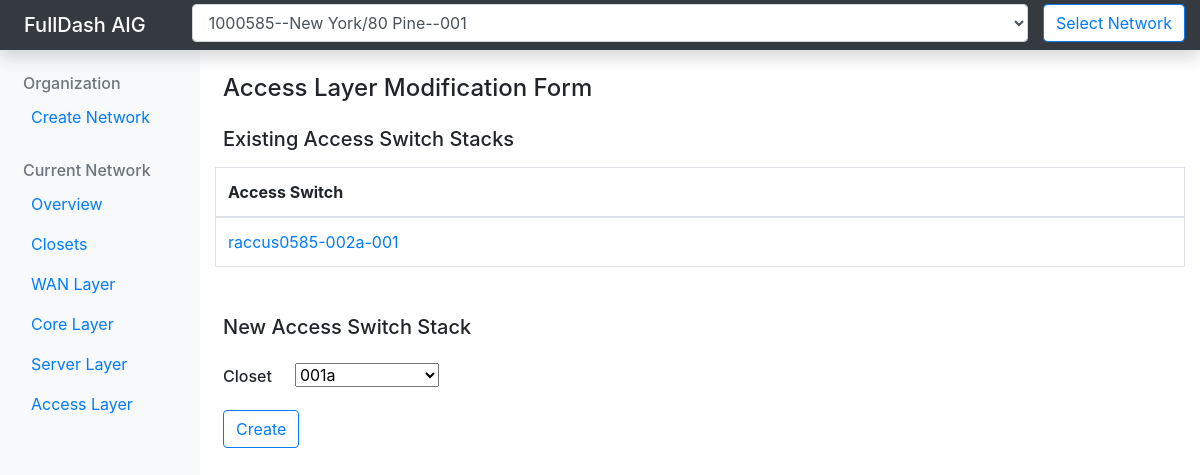
Page /fulldash/1/accesslisting/ on the earlier database version.
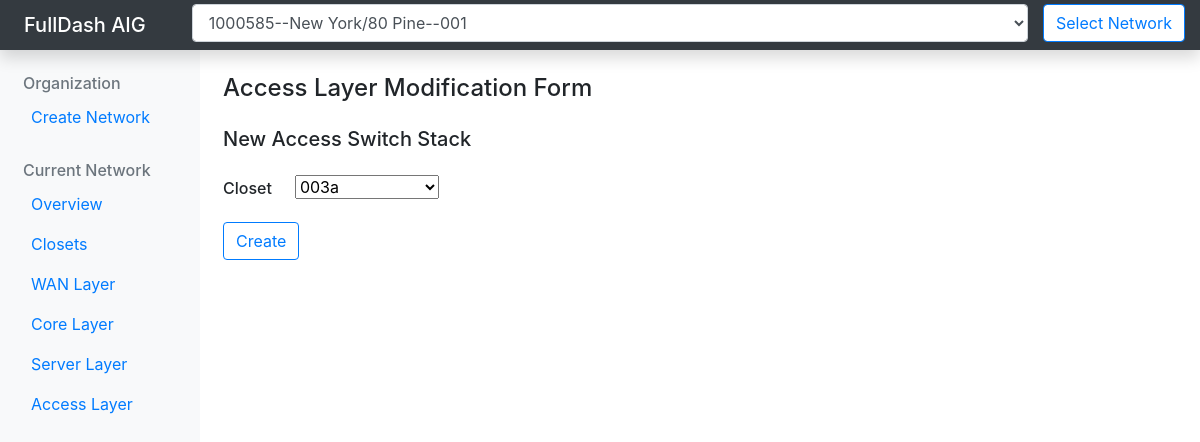
Same page on the later database version.
### access/models.py (models this page shows)
class AccessSwitch(models.Model):
    class AccessChoices(models.TextChoices):
        CATALYST_3850 = 'Catalyst 3850', _('Catalyst 3850')
        CATALYST_9300 = 'Catalyst 9300', _('Catalyst 9300')
    class MgigSwitchCountChoices(models.IntegerChoices):
        MSC_0 = 0, _('0')
        MSC_1 = 1, _('1')
        MSC_2 = 2, _('2')
        MSC_3 = 3, _('3')
        MSC_4 = 4, _('4')
        MSC_5 = 5, _('5')
        MSC_6 = 6, _('6')
        MSC_7 = 7, _('7')
        MSC_8 = 8, _('8')
    class SwitchCountChoices(models.IntegerChoices):
        SC_1 = 1, _('1')
        SC_2 = 2, _('2')
        SC_3 = 3, _('3')
        SC_4 = 4, _('4')
        SC_5 = 5, _('5')
        SC_6 = 6, _('6')
        SC_7 = 7, _('7')
        SC_8 = 8, _('8')
    hostname = models.CharField('Hostname', max_length=19)  # model_anchor
    stack_model = models.CharField(
        'Access Stack Model', choices=AccessChoices.choices, default=AccessChoices.CATALYST_9300, max_length=13, blank=True, null=True)  # greenfield_dynamic
    switch_count = models.IntegerField(
        'Total Switch#', choices=SwitchCountChoices.choices, blank=True, null=True)  # greenfield_dynamic
    mgig_count = models.IntegerField(
        'MGig Switch#', choices=MgigSwitchCountChoices.choices, blank=True, null=True)  # greenfield_dynamic
    loopback_ip = models.CharField(
        'Loopback IP', max_length=15, blank=True, null=True)  # brownfield_generated
    uplink_1_desc = models.CharField(
        'Uplink#1 Description', max_length=37, null=True)  # model_generated
    uplink_1_ip = models.CharField(
        'Uplink#1 IP', max_length=15, blank=True, null=True)  # brownfield_generated
    uplink_2_desc = models.CharField(
        'Uplink#2 Description', max_length=37, null=True)  # model_generated
    uplink_2_ip = models.CharField(
        'Uplink#2 IP', max_length=15, blank=True, null=True)  # brownfield_generated
    ap_count = models.IntegerField(
        'AP Count', blank=True, null=True)  # greenfield_dynamic
    closet = models.ForeignKey(
        Closet, on_delete=models.CASCADE)  # model_anchor

### access/views.py (the view, shortened to what this page needs)
def access_listing_view(request, *args, **kwargs):
    obj = type('', (object,), {})()
    template_name = 'access_listing.html'
    site_record = base_system.initialize_navbar(
        obj, request, kwargs['site_id'])
    if request.method == 'GET':
        closet_records = Closet.objects.filter(site=site_record)
        obj.access_switch_records = AccessSwitch.objects.filter(
            closet__in=closet_records)
        obj.form = AccessListingForm(site_record=site_record)
        return render(request, template_name, {'obj': obj})

### access/templates/access_listing.html
{% extends 'base.html' %}
{% block content %}
<h4 class='mt-4 mb-4 ml-2'>Access Layer Modification Form</h4>
{% if obj.access_switch_records %}
<h5 class='form-group mt-2 ml-2'>Existing Access Switch Stacks</h5>
<table class='table table-hover table-bordered mb-5'>
    <thead>
        <tr>
            <th scope='col'>Access Switch</th>
        </tr>
    </thead>
    <tbody>
        {% for access_switch_record in obj.access_switch_records %}
        <tr>
            <td>
                <a href='/fulldash/{{ obj.site_id }}/accessbrown/{{ access_switch_record.id }}'>
                    {{ access_switch_record.hostname }}
                </a>
            </td>
        </tr>
        {% endfor %}
    </tbody>
</table>
{% endif %}
<h5 class='form-group mt-2 ml-2'>New Access Switch Stack</h5>
<form class='mt-4' method='POST'>{% csrf_token %}
    <div class='row ml-2'>
        <h6 class='mt-1'>{{ obj.form.closet.label }}</h6>
        <div class='col ml-2'>
            {{ obj.form.closet }}
        </div>
    </div>
    <button type='submit' class='btn btn-outline-primary mt-3 ml-2'>Create</button>
</form>
{% endblock content %}

### templates/base.html (shortened to what this page needs)
<!DOCTYPE html>
<html>
<head>
  <link rel='stylesheet' href='https://stackpath.bootstrapcdn.com/bootstrap/4.4.1/css/bootstrap.min.css'
>
  <link rel="stylesheet" type="text/css"
    href="https://cdnjs.cloudflare.com/ajax/libs/bootstrap-select/1.13.1/css/bootstrap-select.min.css">
</head>
<body>
  {% include 'navbar.html' %}
  <div class='col-10'>
    {% block content %}{% endblock content %}
  </div>
  </div>
  </div>
</body>
</html>

### templates/navbar.html
<nav class='navbar navbar-dark sticky-top bg-dark p-0 shadow'>
    <h6 class='navbar-brand ml-4 mb-0'>FullDash AIG</h6>
    <form class='col h6 mt-1' method='POST'>{% csrf_token %}
        <ul class='nav'>
            <li class='col'>
                {{ obj.navbar.site }}
            </li>
            <li>
                <button type='submit' name='navbar' class='text-nowrap form-control btn-outline-primary'>Select
                    Network</button>
            </li>
        </ul>
    </form>
</nav>
<div class='container-fluid'>
    <div class='row'>
        <nav class='col-2 bg-light' style='height: 100vh;'>
            <ul class='nav flex-column'>
                <h6 class='ml-2 mt-4 mb-1 text-muted'>Organization</h6>
                <li>
                    <a class='nav-link' href='/fulldash/onboard/'>Create Network</a>
                </li>
                {% if obj.site_id %}
                <h6 class='ml-2 mt-4 mb-1 text-muted'>Current Network</h6>
                <li>
                    <a class='nav-link' href='/fulldash/{{ obj.site_id }}/overview/'>Overview</a>
                </li>
                <li>
                    <a class='nav-link' href='/fulldash/{{ obj.site_id }}/closets/'>Closets</a>
                </li>
                <li>
                    <a class='nav-link' href='/fulldash/{{ obj.site_id }}/wanlanding/'>WAN
                        Layer</a>
                </li>
                <li>
                    <a class='nav-link' href='/fulldash/{{ obj.site_id }}/corelanding/'>Core Layer</a>
                </li>
                <li>
                    <a class='nav-link' href='/fulldash/{{ obj.site_id }}/serverlanding/'>Server Layer</a>
                </li>
                <li>
                    <a class='nav-link' href='/fulldash/{{ obj.site_id }}/accesslisting/'>Access Layer</a>
                </li>
                {% endif %}
            </ul>
        </nav>

Differences in the rows shown:
removed AccessSwitch: hostname "raccus0585-002a-001"
Other differences:
form field closet: "001a" → "003a"
text no longer shown: "Existing Access Switch Stacks Access Switch"
